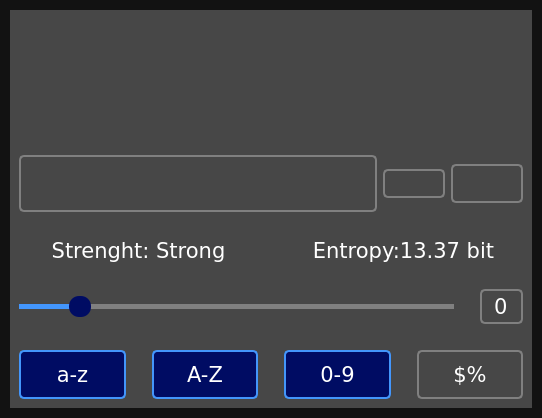
<?xml version="1.0" encoding="UTF-8"?>
<ui version="4.0">
 <class>MainWindow</class>
 <widget class="QMainWindow" name="MainWindow">
  <property name="geometry">
   <rect>
    <x>0</x>
    <y>0</y>
    <width>542</width>
    <height>418</height>
   </rect>
  </property>
  <property name="cursor">
   <cursorShape>PointingHandCursor</cursorShape>
  </property>
  <property name="windowTitle">
   <string>PassGen</string>
  </property>
  <property name="windowIcon">
   <iconset resource="resources.qrc">
    <normaloff>:/icons/icons/outline_vpn_key_black_24dp.ico</normaloff>:/icons/icons/outline_vpn_key_black_24dp.ico</iconset>
  </property>
  <property name="styleSheet">
   <string notr="true">QWidget {
    background-color: #121212;
    color: white;
    font-family: Verdana;
    font-size: 16pt;
    margin: 10px;
}

QPushButton {
    border: 2px solid gray;
    border-radius: 5px;
}

QPushButton#btn_lower,
#btn_upper,
#btn_digits,
#btn_special {
    padding: 10px;
}

QPushButton:hover {
    border-color: #090;
}

QPushButton:pressed {
    border: 4px solid #090;
    border-radius: 5px;
}

QPushButton:checked {
    background-color: #006300;
    border-color: #090;
}</string>
  </property>
  <widget class="QWidget" name="centralwidget">
   <property name="styleSheet">
    <string notr="true">QWidget {
    background-color: #474747;
    color: white;
    font-family: Verdana;
    font-size: 16pt;
    margin: 10px;
}

QPushButton {
    border: 2px solid gray;
    border-radius: 5px;
}

QPushButton#btn_lower,
#btn_upper,
#btn_digits,
#btn_special {
    padding: 10px;
}

QPushButton:hover {
    border-color: #4396fc;
}

QPushButton:pressed {
    border: 4px solid #4396fc;
    border-radius: 5px;
}

QPushButton:checked {
    background-color: #000c63;
    border-color: #4396fc;
}</string>
   </property>
   <layout class="QVBoxLayout" name="verticalLayout">
    <item>
     <widget class="QPushButton" name="icon_lock">
      <property name="enabled">
       <bool>true</bool>
      </property>
      <property name="sizePolicy">
       <sizepolicy hsizetype="Preferred" vsizetype="Preferred">
        <horstretch>0</horstretch>
        <verstretch>0</verstretch>
       </sizepolicy>
      </property>
      <property name="sizeIncrement">
       <size>
        <width>0</width>
        <height>0</height>
       </size>
      </property>
      <property name="styleSheet">
       <string notr="true">border: none;</string>
      </property>
      <property name="text">
       <string/>
      </property>
      <property name="icon">
       <iconset>
        <disabledon>:/icons/icons/lock.svg</disabledon>
       </iconset>
      </property>
      <property name="iconSize">
       <size>
        <width>100</width>
        <height>100</height>
       </size>
      </property>
     </widget>
    </item>
    <item>
     <layout class="QHBoxLayout" name="layout_password">
      <item>
       <widget class="QFrame" name="frame_password">
        <property name="enabled">
         <bool>true</bool>
        </property>
        <property name="sizePolicy">
         <sizepolicy hsizetype="Preferred" vsizetype="Maximum">
          <horstretch>0</horstretch>
          <verstretch>0</verstretch>
         </sizepolicy>
        </property>
        <property name="styleSheet">
         <string notr="true">QFrame {
    border: 2px solid gray;
    border-radius: 5px;
    margin-right: 0;
}

QFrame:hover {
    border-color: #090;
}</string>
        </property>
        <property name="frameShape">
         <enum>QFrame::StyledPanel</enum>
        </property>
        <property name="frameShadow">
         <enum>QFrame::Raised</enum>
        </property>
        <layout class="QHBoxLayout" name="horizontalLayout_5">
         <item>
          <widget class="QLineEdit" name="line_password">
           <property name="styleSheet">
            <string notr="true">QLineEdit {
    border: none;
    margin: 0;
    font-size: 20pt;
}</string>
           </property>
          </widget>
         </item>
         <item>
          <widget class="QPushButton" name="btn_visibility">
           <property name="styleSheet">
            <string notr="true">QPushButton {
    border: none;
    margin: 0;
    background-color: transparent;
}</string>
           </property>
           <property name="text">
            <string/>
           </property>
           <property name="icon">
            <iconset resource="resources.qrc">
             <normaloff>:/icons/icons/visibility_off_white_24dp.svg</normaloff>
             <normalon>:/icons/icons/visibility_white_24dp.svg</normalon>:/icons/icons/visibility_off_white_24dp.svg</iconset>
           </property>
           <property name="iconSize">
            <size>
             <width>30</width>
             <height>30</height>
            </size>
           </property>
           <property name="checkable">
            <bool>true</bool>
           </property>
           <property name="checked">
            <bool>true</bool>
           </property>
          </widget>
         </item>
        </layout>
       </widget>
      </item>
      <item>
       <widget class="QPushButton" name="btn_refresh">
        <property name="styleSheet">
         <string notr="true">QPushButton {
    margin-right: 0;
    margin-left: 0;
}</string>
        </property>
        <property name="text">
         <string/>
        </property>
        <property name="icon">
         <iconset>
          <normalon>:/icons/icons/refresh_white_24dp.svg</normalon>
         </iconset>
        </property>
        <property name="iconSize">
         <size>
          <width>52</width>
          <height>52</height>
         </size>
        </property>
        <property name="shortcut">
         <string>Ctrl+R</string>
        </property>
       </widget>
      </item>
      <item>
       <widget class="QPushButton" name="btn_copy">
        <property name="styleSheet">
         <string notr="true">QPushButton {
    padding: 5px;
    margin-left: 0;
}</string>
        </property>
        <property name="text">
         <string/>
        </property>
        <property name="icon">
         <iconset>
          <normalon>:/icons/icons/content_copy_white_24dp.svg</normalon>
         </iconset>
        </property>
        <property name="iconSize">
         <size>
          <width>42</width>
          <height>42</height>
         </size>
        </property>
        <property name="shortcut">
         <string>Ctrl+C</string>
        </property>
       </widget>
      </item>
     </layout>
    </item>
    <item>
     <layout class="QHBoxLayout" name="layout_info">
      <item>
       <widget class="QLabel" name="label_strenth">
        <property name="sizePolicy">
         <sizepolicy hsizetype="Preferred" vsizetype="Maximum">
          <horstretch>0</horstretch>
          <verstretch>0</verstretch>
         </sizepolicy>
        </property>
        <property name="text">
         <string>Strenght: Strong</string>
        </property>
        <property name="alignment">
         <set>Qt::AlignCenter</set>
        </property>
       </widget>
      </item>
      <item>
       <widget class="QLabel" name="labe_entropy">
        <property name="sizePolicy">
         <sizepolicy hsizetype="Preferred" vsizetype="Maximum">
          <horstretch>0</horstretch>
          <verstretch>0</verstretch>
         </sizepolicy>
        </property>
        <property name="text">
         <string>Entropy:13.37 bit</string>
        </property>
        <property name="alignment">
         <set>Qt::AlignCenter</set>
        </property>
       </widget>
      </item>
     </layout>
    </item>
    <item>
     <layout class="QHBoxLayout" name="layout_length">
      <item>
       <widget class="QSlider" name="slider_length">
        <property name="styleSheet">
         <string notr="true">QSlider::groove:horizontal {
    background-color: transparent;
    height: 5px;
}

QSlider::sub-page:horizontal {
    background-color: #4396fc;
}
QSlider::add-page:horizontal {
    background-color: gray;
}
QSlider::handle:horizontal {
    background-color: #000c63;
    width: 22px;
    border-radius: 10px;
    margin-top: -8px;
    margin-bottom: -8px;
}
</string>
        </property>
        <property name="maximum">
         <number>100</number>
        </property>
        <property name="value">
         <number>12</number>
        </property>
        <property name="orientation">
         <enum>Qt::Horizontal</enum>
        </property>
       </widget>
      </item>
      <item>
       <widget class="QSpinBox" name="spinbox_length">
        <property name="styleSheet">
         <string notr="true">QSpinBox {
    border: 2px solid gray;
    border-radius: 5px;
    background: transparent;
    padding: 2px;
}

QSpinBox:hover {
    border-color: #009900;
}</string>
        </property>
        <property name="alignment">
         <set>Qt::AlignCenter</set>
        </property>
        <property name="buttonSymbols">
         <enum>QAbstractSpinBox::NoButtons</enum>
        </property>
       </widget>
      </item>
     </layout>
    </item>
    <item>
     <layout class="QHBoxLayout" name="layout_characters">
      <item>
       <widget class="QPushButton" name="btn_lower">
        <property name="text">
         <string>a-z</string>
        </property>
        <property name="checkable">
         <bool>true</bool>
        </property>
        <property name="checked">
         <bool>true</bool>
        </property>
       </widget>
      </item>
      <item>
       <widget class="QPushButton" name="btn_upper">
        <property name="text">
         <string>A-Z</string>
        </property>
        <property name="checkable">
         <bool>true</bool>
        </property>
        <property name="checked">
         <bool>true</bool>
        </property>
       </widget>
      </item>
      <item>
       <widget class="QPushButton" name="btn_digits">
        <property name="text">
         <string>0-9</string>
        </property>
        <property name="checkable">
         <bool>true</bool>
        </property>
        <property name="checked">
         <bool>true</bool>
        </property>
       </widget>
      </item>
      <item>
       <widget class="QPushButton" name="btn_special">
        <property name="text">
         <string>$%&amp;</string>
        </property>
       </widget>
      </item>
     </layout>
    </item>
   </layout>
  </widget>
 </widget>
 <resources>
  <include location="resources.qrc"/>
 </resources>
 <connections/>
</ui>
